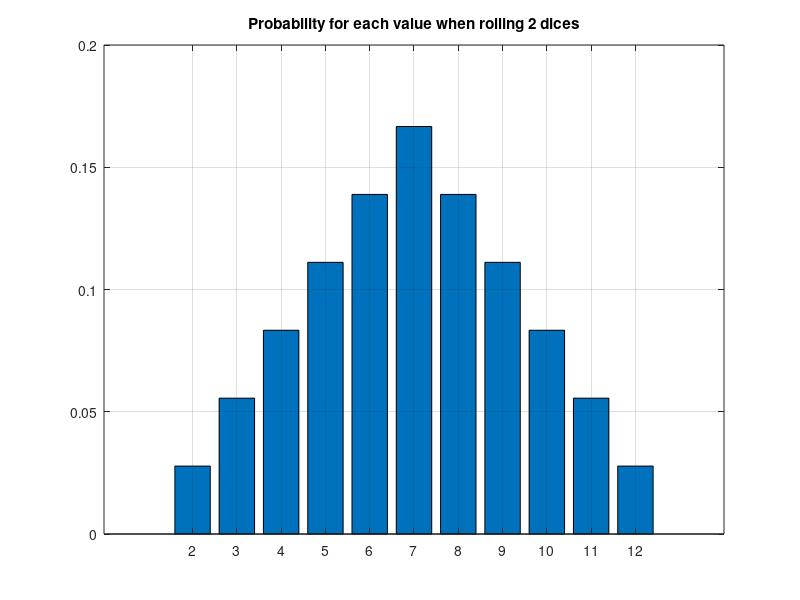

Write MATLAB code to recreate this figure. (Note: this script raises an error after producing the figure.)
%% TechMes: Chap4 - Serie 2 - Ex 1
clc; clear; close all;

%% variables
population = 2:12;
nbCases = [1,2,3,4,5,6,5,4,3,2,1];
totalNbCases = 36;


%% plot probabilities
probabilities = nbCases/totalNbCases;

figure();
bar(population, probabilities);
title("Probability for each value when rolling 2 dices");
grid on;

%% mode
% the mode is the most frequent value: 7

%% stats

[average, std, ~, ~] = histogramStats(probabilities, population)

% median = 7 because it's the value in the middle

%% simulate rolling dices
d1 = randi(6,10000,1); % distribution uniforme entre 1 et 6
d2 = randi(6,10000,1);
s = d1+d2;
figure();
histogram(s);